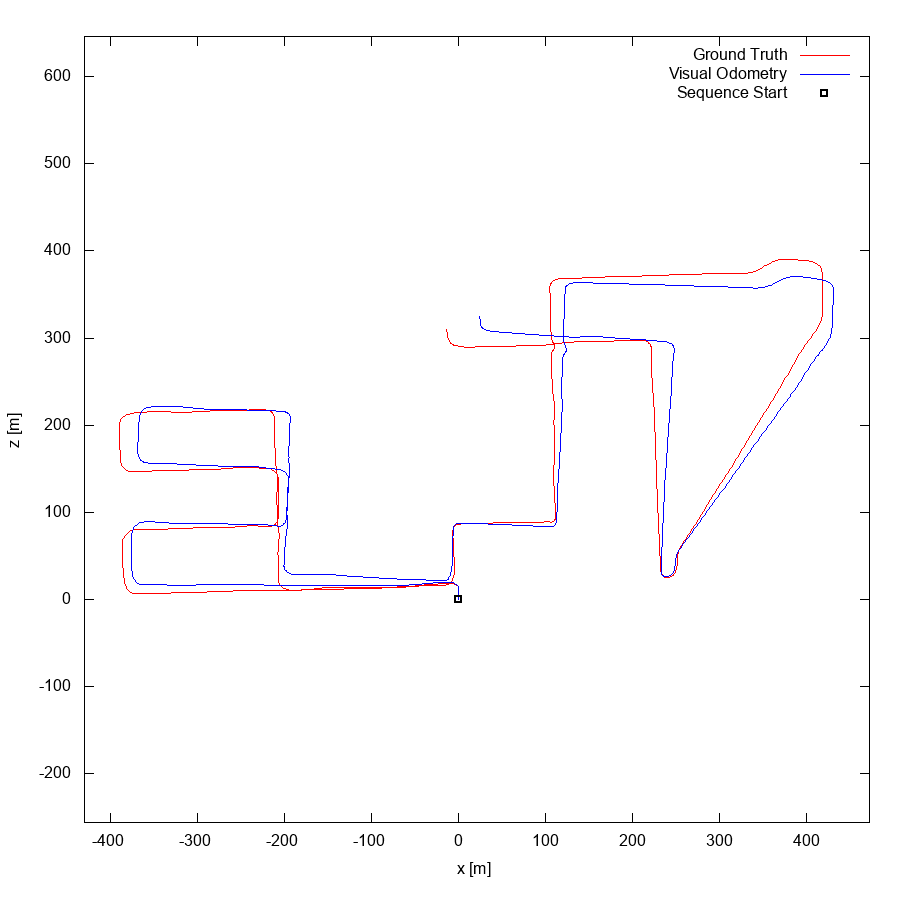

Reproduce this figure in gnuplot.
set term postscript eps enhanced color
set output "08.eps"
set size ratio -1
set xrange [-430:472]
set yrange [-256:646]
set xlabel "x [m]"
set ylabel "z [m]"
plot "08.txt" using 1:2 lc rgb "#FF0000" title 'Ground Truth' w lines,"08.txt" using 3:4 lc rgb "#0000FF" title 'Visual Odometry' w lines,"< head -1 08.txt" using 1:2 lc rgb "#000000" pt 4 ps 1 lw 2 title 'Sequence Start' w points
